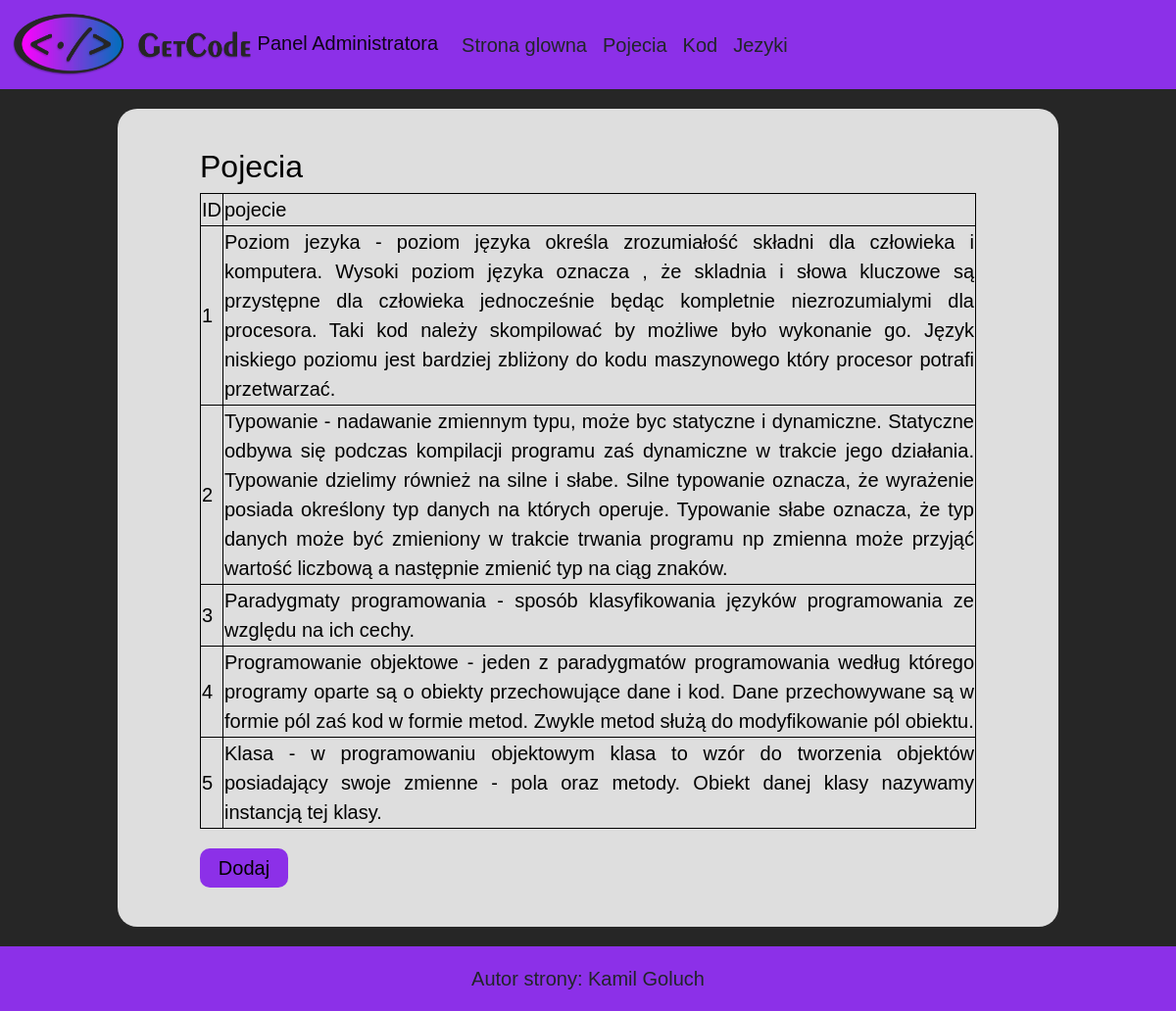
/admin/pojecia/admin_pojecia_tabela.php, run on the app's committed database.
### tables this page shows
CREATE TABLE `pojecia` (
  `id` int(11) NOT NULL,
  `tekst` text DEFAULT NULL
);

### admin/pojecia/zawartosc.php (the view, shortened to what this page needs)
<?php
		require_once "../../sql/connect.php";
		$polaczenie = @new mysqli($host, $db_user, $db_password, $db_name);
		if($polaczenie->connect_errno!=0)
		{
			echo "Error: ".$polaczenie->connect_errno."opis bledu: ".$polaczenie->connect_errno;
		}else{
			$sql = "SELECT * FROM pojecia";
			echo '<table id="admintab">';
			echo '<tr class="linijka">
				<td class="kolumna">ID</td>
				<td class="kolumna">pojecie</td>
				</tr>';
			if($rezultat=@$polaczenie->query($sql)){
				$ile_wierszy = $rezultat->num_rows;
				for($i=1; $i <=$ile_wierszy; $i++){
				$wiersz=$rezultat->fetch_assoc();
				$id = $wiersz['id'];
				$tekst=$wiersz['tekst'];
				echo '<tr class="linijka">
				<td class="kolumna">'.$id.'</td>
				<td class="kolumna">'.$tekst.'</td>
				</tr>';
				}
			}
			echo '</table>';
			}
?>

### css/Style.css (style rules this page uses)
#bootstrap-overrides { background-color: #262626; font-size:20px; font-family: 'Trebuchet MS', sans-serif!important; }
.admintab, .linijka, .kolumna { border: 1px solid; }

### data on the page
pojecia: id "1", tekst "Poziom jezyka - poziom języka określa zrozumiałość składni dla człowieka i komputera. Wysoki poziom języka oznacza , że skladnia i słowa kluczowe są przystępne dla człowieka jednocześnie będąc kompletnie niezrozumialymi dla procesora. Taki kod należy skompilować by możliwe było wykonanie go. Język niskiego poziomu jest bardziej zbliżony do kodu maszynowego który procesor potrafi przetwarzać."
pojecia: id "2", tekst "Typowanie - nadawanie zmiennym typu, może byc statyczne i dynamiczne. Statyczne odbywa się podczas kompilacji programu zaś dynamiczne w trakcie jego działania. Typowanie dzielimy również na silne i słabe. Silne typowanie oznacza, że wyrażenie posiada określony typ danych na których operuje. Typowanie słabe oznacza, że typ danych może być zmieniony w trakcie trwania programu np zmienna może przyjąć wartość liczbową a następnie zmienić typ na ciąg znaków."
pojecia: id "3", tekst "Paradygmaty programowania - sposób klasyfikowania języków programowania ze względu na ich cechy."
pojecia: id "4", tekst "Programowanie objektowe - jeden z paradygmatów programowania według którego programy oparte są o obiekty przechowujące dane i kod. Dane przechowywane są w formie pól zaś kod w formie metod. Zwykle metod służą do modyfikowanie pól obiektu."
pojecia: id "5", tekst "Klasa - w programowaniu objektowym klasa to wzór do tworzenia objektów posiadający swoje zmienne - pola oraz metody. Obiekt danej klasy nazywamy instancją tej klasy."
